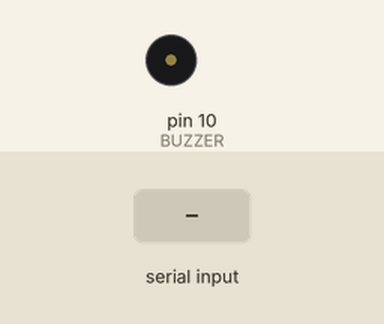
Simulated run of this sketch. Board: Arduino Uno, built with avr-gcc and run on an emulated ATmega328P. Parts: buzzer (waves = sounding). The inputs (shaded band) are chosen by the test bench.

Above: at 1.2 s.
1.3 s: "90,45\n" received over Serial
At 1.52 s:
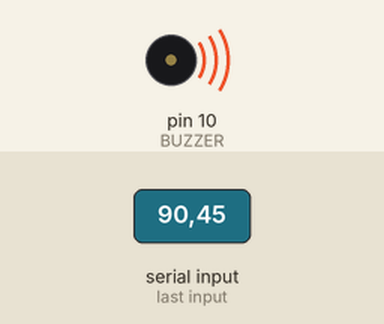
Timing chart, 0 to 4.3 s (numbered marks = the images above; inputs shaded):
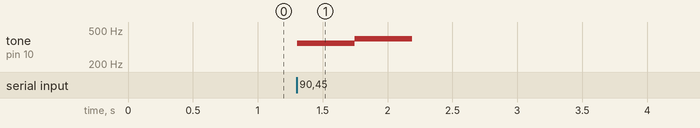

Measured:
- after the input at 1.3 s, tone on pin 10 (BUZZER): silent → 349 Hz at once, → 393 Hz 0.44 s later, → silent 0.44 s later

The sketch:

Buzzer_04_07.ino
```cpp
int BUZZER = 10;

int note[9] = { -1, 262, 294, 330, 349, 393, 440, 494, 523};  //배열 일단 선언
//-1의 의미는 note0을 사용하지 않고 하나를 날린 다음 1~8을 대응시키려고 그랬대.
void setup() {
  Serial.begin(9600);
}

void loop() {
  if(Serial.available()) {  //씨리얼 함수가 이용가능하면??
    char userInput = Serial.read();  //유저인풋은 읽어온 씨리알값.
    if('1' <= userInput && userInput <= '8') {  //1이상8이하면
      int num = userInput - '0';  //남바는 유저인풋 빼기 0이야.....??
//아, 내 입력값이 ASKII코드에서 '0'을 빼서 숫자로 변환하는 식인가.
      tone(BUZZER, note[num]);  //버저에 유저입력남바에 대응되는 음계 출력
      delay(444);
    }
  }
  noTone(BUZZER);  //꺼라.
}
```
